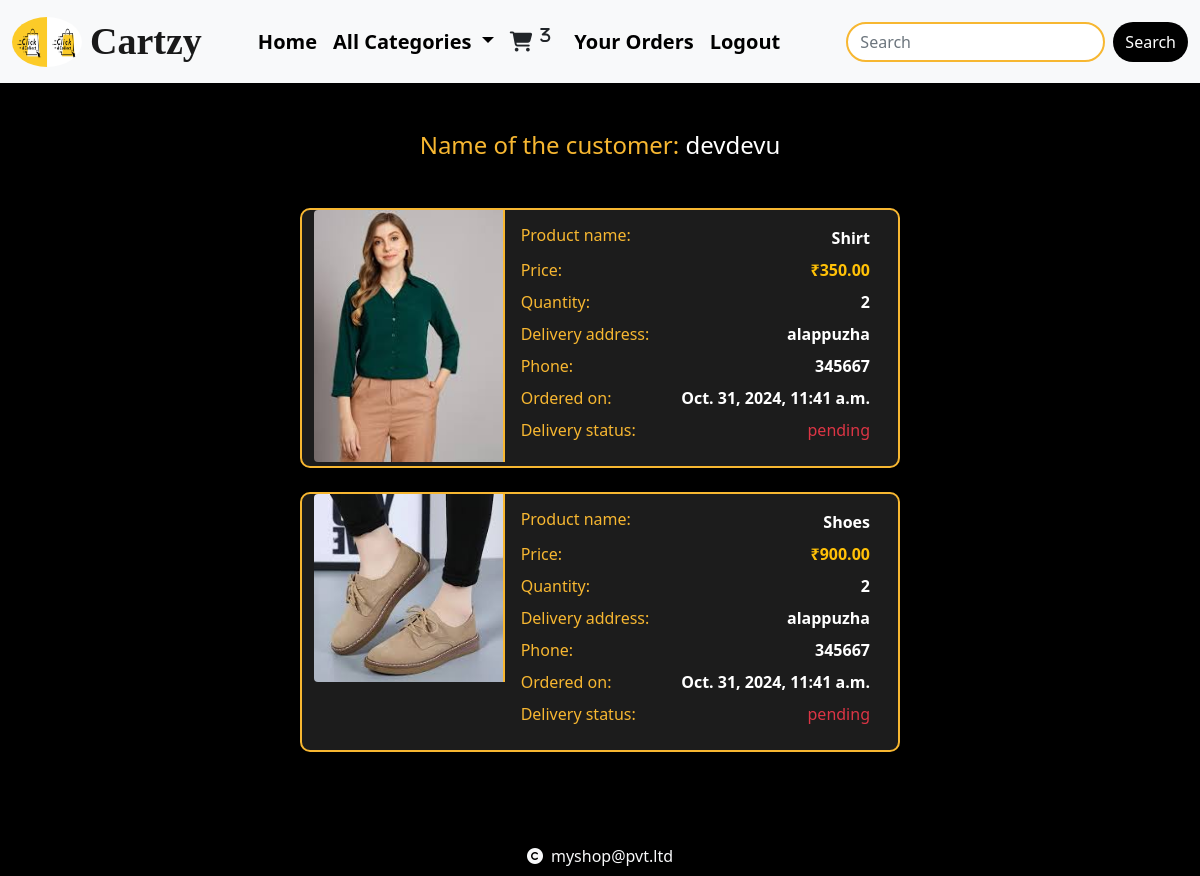
Screenshot of /cart/yourorders (signed in) with the database file from the repository.
### cart/models.py (models this page shows)
class Order_details(models.Model):
    product = models.ForeignKey(Product, on_delete=models.CASCADE)
    user = models.ForeignKey(User, on_delete=models.CASCADE)
    no_of_items = models.IntegerField()
    address = models.TextField()
    phoneno = models.BigIntegerField()
    pin = models.IntegerField()
    order_pin = models.CharField(max_length=100, blank=True)
    ordered_date = models.DateTimeField(auto_now_add=True)
    payment_status = models.CharField(max_length=50, default="pending")
    delivery_status = models.CharField(max_length=50, default="pending")

### shop/models.py (models this page shows, shortened)
class Product(models.Model):
    name = models.CharField(max_length=20)
    desc = models.TextField()
    image = models.ImageField(upload_to="products")
    price=models.DecimalField(max_digits=10,decimal_places=2)
    stock=models.IntegerField()
    available=models.BooleanField(default=True)
    created=models.DateTimeField(auto_now_add=True)# one time
    updated=models.DateTimeField(auto_now=True)  #change every tym we update the record
    category=models.ForeignKey(Category,on_delete=models.CASCADE)

### cart/views.py (the view)
# urls.py: path('yourorders', views.your_orders, name="yourorders"),
@login_required
def your_orders(request):
    u=request.user
    k=Order_details.objects.filter(user=u,payment_status="paid")
    print(k)
    context={'orders':k}
    return render(request,'orderdetails.html',context)

### cart/context_processors.py (called while the page is built)
def count_items(request):
    u=request.user
    count=0
    if request.user.is_authenticated:
        try:
            c=Cart.objects.filter(user=u)
            for i in c:
                count+=i.quantity
        except:
            count=0
    return {'c':count}

### shop/context_processors.py (called while the page is built)
def menu_links(request):
    c=Category.objects.all()
    return {'links':c}

### templates/orderdetails.html
{% extends 'base.html' %}
{% load static %}
{% block content %}
<div class="container mt-5 mx-auto" style="margin-bottom:100px;">
    <div class="row text-center">
        <h4 class="text-center mb-5" style="color: #f7b731;">Name of the customer: <span class="text-white">{{ user.username }}</span></h4>
        {% for i in orders %}
        <div class="card mb-4 mx-auto" style="max-width: 600px; background-color: #1c1c1c; border: 2px solid #f7b731; border-radius: 10px;">
            <div class="row g-0 d-flex align-items-start">
                <div class="col-md-4 d-flex align-items-center">
                    <img src="{{ i.product.image.url }}" class="img-fluid rounded-start" alt="Product Image" style="width: 100%; object-fit: cover; border-right: 2px solid #f7b731;">
                </div>
                <div class="col-md-8 d-flex flex-column">
                    <div class="card-body text-white">
                        <div class="d-flex justify-content-between mb-2">
                            <h6 class="mb-0" style="color: #f7b731;">Product name:</h6>
                            <span class="fw-bold">{{ i.product.name }}</span>
                        </div>
                        <div class="d-flex justify-content-between mb-2">
                            <p class="mb-0" style="color: #f7b731;">Price:</p>
                            <span class="text-warning fw-bold">₹{{ i.product.price }}</span>
                        </div>
                        <div class="d-flex justify-content-between mb-2">
                            <p class="mb-0" style="color: #f7b731;">Quantity:</p>
                            <span class="fw-bold">{{ i.no_of_items }}</span>
                        </div>
                        <div class="d-flex justify-content-between mb-2">
                            <p class="mb-0" style="color: #f7b731;">Delivery address:</p>
                            <span class="fw-bold">{{ i.address }}</span>
                        </div>
                        <div class="d-flex justify-content-between mb-2">
                            <p class="mb-0" style="color: #f7b731;">Phone:</p>
                            <span class="fw-bold">{{ i.phoneno }}</span>
                        </div>
                        <div class="d-flex justify-content-between mb-2">
                            <p class="mb-0" style="color: #f7b731;">Ordered on:</p>
                            <span class="fw-bold">{{ i.ordered_date }}</span>
                        </div>
                        <div class="d-flex justify-content-between mb-2">
                            <p class="mb-0" style="color: #f7b731;">Delivery status:</p>
                            <span class="text-danger">{{ i.delivery_status }}</span>
                        </div>
                    </div>
                </div>
            </div>
        </div>
        {% endfor %}
    </div>
</div>
{% endblock %}

### static/css/style.css (style rules this page uses)
body { background-color:black; color:white }

### templates/base.html (style rules this page uses)
body { background-color: black; color: white; }

### rows the page displays
Order_details: product.image (picture), product.name "Shirt", product.price "350.00", no_of_items "2", address "alappuzha", phoneno "345667", ordered_date "Oct. 31, 2024, 11:41 a.m.", delivery_status "pending"
Order_details: product.image (picture), product.name "Shoes", product.price "900.00", no_of_items "2", address "alappuzha", phoneno "345667", ordered_date "Oct. 31, 2024, 11:41 a.m.", delivery_status "pending"

### other values shown
{{ c }} "3"
{{ user.username }} "devdevu"
